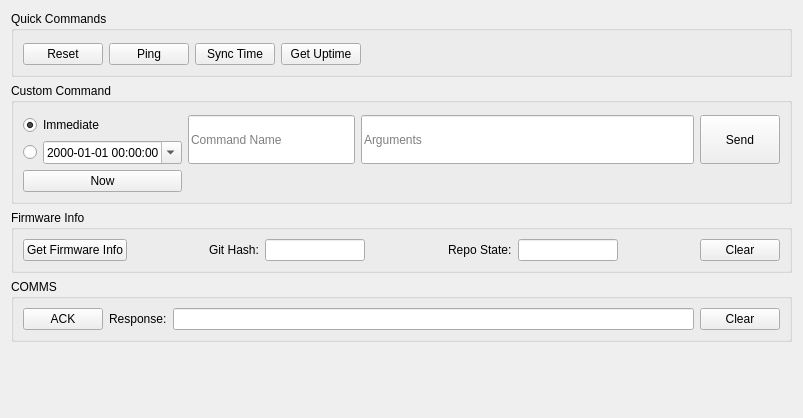
<?xml version="1.0" encoding="UTF-8"?>
<ui version="4.0">
 <class>CmdsPanel</class>
 <widget class="QWidget" name="CmdsPanel">
  <property name="geometry">
   <rect>
    <x>0</x>
    <y>0</y>
    <width>803</width>
    <height>418</height>
   </rect>
  </property>
  <property name="windowTitle">
   <string>Form</string>
  </property>
  <layout class="QVBoxLayout" name="verticalLayout">
   <item>
    <widget class="QGroupBox" name="quick_cmds_box">
     <property name="title">
      <string>Quick Commands</string>
     </property>
     <layout class="QGridLayout" name="quick_cmds_layout">
      <property name="topMargin">
       <number>12</number>
      </property>
      <item row="0" column="4">
       <spacer name="horizontalSpacer">
        <property name="orientation">
         <enum>Qt::Horizontal</enum>
        </property>
        <property name="sizeHint" stdset="0">
         <size>
          <width>40</width>
          <height>20</height>
         </size>
        </property>
       </spacer>
      </item>
      <item row="0" column="1">
       <widget class="QPushButton" name="ping_btn">
        <property name="text">
         <string>Ping</string>
        </property>
       </widget>
      </item>
      <item row="0" column="3">
       <widget class="QPushButton" name="uptime_btn">
        <property name="text">
         <string>Get Uptime</string>
        </property>
       </widget>
      </item>
      <item row="0" column="2">
       <widget class="QPushButton" name="sync_time_btn">
        <property name="text">
         <string>Sync Time</string>
        </property>
       </widget>
      </item>
      <item row="0" column="0">
       <widget class="QPushButton" name="reset_btn">
        <property name="text">
         <string>Reset</string>
        </property>
       </widget>
      </item>
     </layout>
    </widget>
   </item>
   <item>
    <widget class="QGroupBox" name="custom_cmd_box">
     <property name="title">
      <string>Custom Command</string>
     </property>
     <layout class="QGridLayout" name="custom_cmd_layout" columnstretch="0,1,2,0">
      <property name="topMargin">
       <number>12</number>
      </property>
      <item row="0" column="0">
       <widget class="QRadioButton" name="immediate_radio_btn">
        <property name="text">
         <string>Immediate</string>
        </property>
        <property name="checked">
         <bool>true</bool>
        </property>
       </widget>
      </item>
      <item row="0" column="2" rowspan="2">
       <widget class="QLineEdit" name="cmd_args_edit">
        <property name="sizePolicy">
         <sizepolicy hsizetype="Expanding" vsizetype="Expanding">
          <horstretch>0</horstretch>
          <verstretch>0</verstretch>
         </sizepolicy>
        </property>
        <property name="placeholderText">
         <string>Arguments</string>
        </property>
       </widget>
      </item>
      <item row="1" column="0">
       <layout class="QHBoxLayout" name="custom_cmd_sched_layout">
        <property name="topMargin">
         <number>0</number>
        </property>
        <item>
         <widget class="QRadioButton" name="scheduled_radio_btn">
          <property name="text">
           <string/>
          </property>
         </widget>
        </item>
        <item>
         <widget class="QDateTimeEdit" name="date_time_edit">
          <property name="displayFormat">
           <string>yyyy-MM-dd HH:mm:ss</string>
          </property>
          <property name="calendarPopup">
           <bool>true</bool>
          </property>
         </widget>
        </item>
       </layout>
      </item>
      <item row="0" column="1" rowspan="2">
       <widget class="QLineEdit" name="cmd_name_edit">
        <property name="sizePolicy">
         <sizepolicy hsizetype="Expanding" vsizetype="Expanding">
          <horstretch>0</horstretch>
          <verstretch>0</verstretch>
         </sizepolicy>
        </property>
        <property name="placeholderText">
         <string>Command Name</string>
        </property>
       </widget>
      </item>
      <item row="0" column="3" rowspan="2">
       <widget class="QPushButton" name="send_btn">
        <property name="sizePolicy">
         <sizepolicy hsizetype="Minimum" vsizetype="Expanding">
          <horstretch>0</horstretch>
          <verstretch>0</verstretch>
         </sizepolicy>
        </property>
        <property name="text">
         <string>Send</string>
        </property>
        <property name="autoDefault">
         <bool>true</bool>
        </property>
       </widget>
      </item>
      <item row="2" column="1" colspan="3">
       <widget class="QLabel" name="custom_cmd_help_label">
        <property name="frameShape">
         <enum>QFrame::NoFrame</enum>
        </property>
        <property name="frameShadow">
         <enum>QFrame::Plain</enum>
        </property>
        <property name="lineWidth">
         <number>1</number>
        </property>
        <property name="text">
         <string/>
        </property>
        <property name="wordWrap">
         <bool>true</bool>
        </property>
       </widget>
      </item>
      <item row="2" column="0">
       <widget class="QPushButton" name="custom_cmd_now_btn">
        <property name="text">
         <string>Now</string>
        </property>
       </widget>
      </item>
     </layout>
    </widget>
   </item>
   <item>
    <widget class="QGroupBox" name="fw_info_box">
     <property name="title">
      <string>Firmware Info</string>
     </property>
     <layout class="QHBoxLayout" name="horizontalLayout">
      <item>
       <widget class="QPushButton" name="fw_info_btn">
        <property name="sizePolicy">
         <sizepolicy hsizetype="Fixed" vsizetype="Fixed">
          <horstretch>0</horstretch>
          <verstretch>0</verstretch>
         </sizepolicy>
        </property>
        <property name="text">
         <string>Get Firmware Info</string>
        </property>
       </widget>
      </item>
      <item>
       <spacer name="horizontalSpacer_3">
        <property name="orientation">
         <enum>Qt::Horizontal</enum>
        </property>
        <property name="sizeHint" stdset="0">
         <size>
          <width>40</width>
          <height>20</height>
         </size>
        </property>
       </spacer>
      </item>
      <item>
       <widget class="QLabel" name="githash_lbl">
        <property name="text">
         <string>Git Hash:</string>
        </property>
       </widget>
      </item>
      <item>
       <widget class="QLineEdit" name="githash_val">
        <property name="sizePolicy">
         <sizepolicy hsizetype="Fixed" vsizetype="Fixed">
          <horstretch>0</horstretch>
          <verstretch>0</verstretch>
         </sizepolicy>
        </property>
        <property name="maximumSize">
         <size>
          <width>100</width>
          <height>16777215</height>
         </size>
        </property>
        <property name="readOnly">
         <bool>true</bool>
        </property>
       </widget>
      </item>
      <item>
       <spacer name="horizontalSpacer_4">
        <property name="orientation">
         <enum>Qt::Horizontal</enum>
        </property>
        <property name="sizeHint" stdset="0">
         <size>
          <width>40</width>
          <height>20</height>
         </size>
        </property>
       </spacer>
      </item>
      <item>
       <widget class="QLabel" name="repo_state_lbl">
        <property name="text">
         <string>Repo State:</string>
        </property>
       </widget>
      </item>
      <item>
       <widget class="QLineEdit" name="repo_state_val">
        <property name="sizePolicy">
         <sizepolicy hsizetype="Fixed" vsizetype="Fixed">
          <horstretch>0</horstretch>
          <verstretch>0</verstretch>
         </sizepolicy>
        </property>
        <property name="maximumSize">
         <size>
          <width>100</width>
          <height>16777215</height>
         </size>
        </property>
       </widget>
      </item>
      <item>
       <spacer name="horizontalSpacer_2">
        <property name="orientation">
         <enum>Qt::Horizontal</enum>
        </property>
        <property name="sizeHint" stdset="0">
         <size>
          <width>40</width>
          <height>20</height>
         </size>
        </property>
       </spacer>
      </item>
      <item>
       <widget class="QPushButton" name="fw_info_clear_btn">
        <property name="sizePolicy">
         <sizepolicy hsizetype="Fixed" vsizetype="Fixed">
          <horstretch>0</horstretch>
          <verstretch>0</verstretch>
         </sizepolicy>
        </property>
        <property name="text">
         <string>Clear</string>
        </property>
       </widget>
      </item>
     </layout>
    </widget>
   </item>
   <item>
    <widget class="QGroupBox" name="comms_box">
     <property name="title">
      <string>COMMS</string>
     </property>
     <layout class="QHBoxLayout" name="horizontalLayout_2">
      <item>
       <widget class="QPushButton" name="comms_ack_btn">
        <property name="text">
         <string>ACK</string>
        </property>
       </widget>
      </item>
      <item>
       <widget class="QLabel" name="comms_ack_resp_lbl">
        <property name="text">
         <string>Response:</string>
        </property>
       </widget>
      </item>
      <item>
       <widget class="QLineEdit" name="comms_ack_resp_val">
        <property name="readOnly">
         <bool>true</bool>
        </property>
       </widget>
      </item>
      <item>
       <widget class="QPushButton" name="comms_ack_clear_btn">
        <property name="text">
         <string>Clear</string>
        </property>
       </widget>
      </item>
     </layout>
    </widget>
   </item>
   <item>
    <spacer name="verticalSpacer">
     <property name="orientation">
      <enum>Qt::Vertical</enum>
     </property>
     <property name="sizeHint" stdset="0">
      <size>
       <width>20</width>
       <height>40</height>
      </size>
     </property>
    </spacer>
   </item>
  </layout>
 </widget>
 <tabstops>
  <tabstop>reset_btn</tabstop>
  <tabstop>ping_btn</tabstop>
  <tabstop>sync_time_btn</tabstop>
  <tabstop>immediate_radio_btn</tabstop>
  <tabstop>scheduled_radio_btn</tabstop>
  <tabstop>date_time_edit</tabstop>
  <tabstop>cmd_name_edit</tabstop>
  <tabstop>cmd_args_edit</tabstop>
  <tabstop>send_btn</tabstop>
 </tabstops>
 <resources/>
 <connections/>
</ui>
